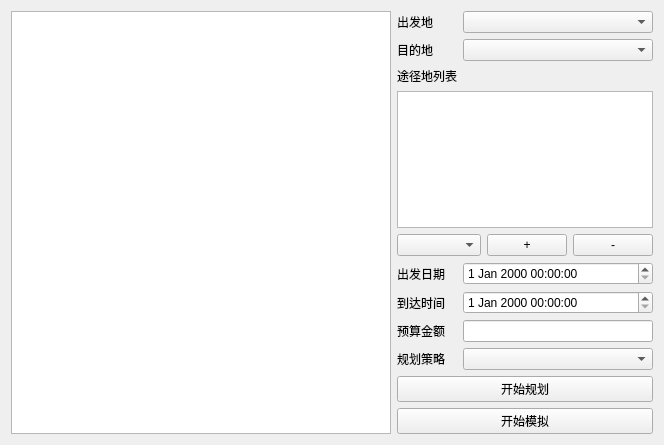
<?xml version="1.0" encoding="UTF-8"?>
<ui version="4.0">
 <class>MainWindow</class>
 <widget class="QMainWindow" name="MainWindow">
  <property name="geometry">
   <rect>
    <x>0</x>
    <y>0</y>
    <width>664</width>
    <height>445</height>
   </rect>
  </property>
  <property name="windowTitle">
   <string>Travel Simulation</string>
  </property>
  <widget class="QWidget" name="centralWidget">
   <layout class="QHBoxLayout" name="horizontalLayout">
    <item>
     <widget class="QTextBrowser" name="logBrowser"/>
    </item>
    <item>
     <layout class="QGridLayout" name="gridLayout">
      <item row="16" column="0" colspan="4">
       <widget class="QPushButton" name="simButton">
        <property name="text">
         <string>开始模拟</string>
        </property>
       </widget>
      </item>
      <item row="4" column="0" colspan="4">
       <widget class="QListWidget" name="passList"/>
      </item>
      <item row="13" column="1" colspan="3">
       <widget class="QLineEdit" name="budgetEdit"/>
      </item>
      <item row="3" column="0">
       <widget class="QLabel" name="passLable">
        <property name="text">
         <string>途径地列表</string>
        </property>
       </widget>
      </item>
      <item row="12" column="1" colspan="3">
       <widget class="QDateTimeEdit" name="endTime"/>
      </item>
      <item row="2" column="0">
       <widget class="QLabel" name="destinationLabel">
        <property name="text">
         <string>目的地</string>
        </property>
       </widget>
      </item>
      <item row="15" column="0" colspan="4">
       <widget class="QPushButton" name="planButton">
        <property name="text">
         <string>开始规划</string>
        </property>
       </widget>
      </item>
      <item row="11" column="1" colspan="3">
       <widget class="QDateTimeEdit" name="startTime"/>
      </item>
      <item row="0" column="1" colspan="3">
       <widget class="QComboBox" name="departureBox"/>
      </item>
      <item row="13" column="0">
       <widget class="QLabel" name="budgetLabel">
        <property name="text">
         <string>预算金额</string>
        </property>
       </widget>
      </item>
      <item row="5" column="2">
       <widget class="QPushButton" name="addCity">
        <property name="text">
         <string>+</string>
        </property>
       </widget>
      </item>
      <item row="5" column="3">
       <widget class="QPushButton" name="deleteCity">
        <property name="text">
         <string>-</string>
        </property>
       </widget>
      </item>
      <item row="12" column="0">
       <widget class="QLabel" name="endTimeLabel">
        <property name="text">
         <string>到达时间</string>
        </property>
       </widget>
      </item>
      <item row="0" column="0">
       <widget class="QLabel" name="depatureLabel">
        <property name="text">
         <string>出发地</string>
        </property>
       </widget>
      </item>
      <item row="2" column="1" colspan="3">
       <widget class="QComboBox" name="destinationBox"/>
      </item>
      <item row="5" column="0" colspan="2">
       <widget class="QComboBox" name="cityBox"/>
      </item>
      <item row="11" column="0">
       <widget class="QLabel" name="startTimeLabel">
        <property name="text">
         <string>出发日期</string>
        </property>
       </widget>
      </item>
      <item row="14" column="0">
       <widget class="QLabel" name="label">
        <property name="text">
         <string>规划策略</string>
        </property>
       </widget>
      </item>
      <item row="14" column="1" colspan="3">
       <widget class="QComboBox" name="strategyBox"/>
      </item>
     </layout>
    </item>
   </layout>
  </widget>
 </widget>
 <layoutdefault spacing="6" margin="11"/>
 <resources/>
 <connections/>
</ui>
